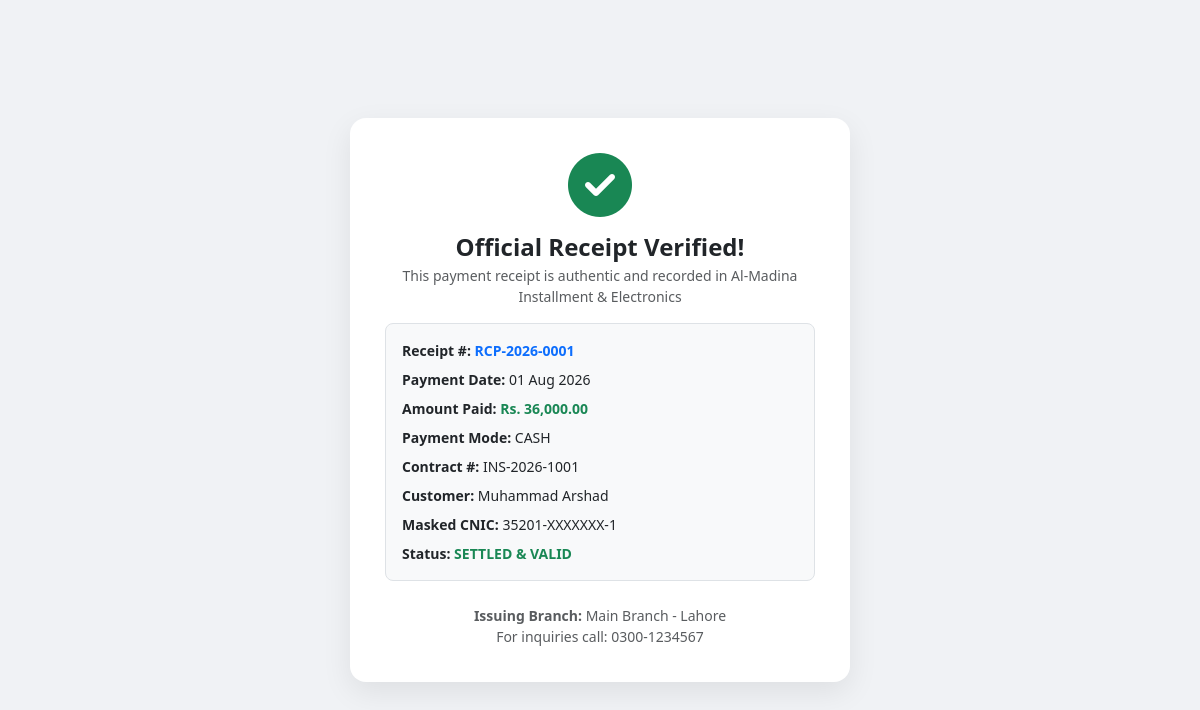
The app's page /verify/receipt.php?rcp=RCP-2026-0001 with its own data.
### tables this page shows
CREATE TABLE IF NOT EXISTS `payments` (
    `id` INT AUTO_INCREMENT PRIMARY KEY,
    `receipt_number` VARCHAR(50) NOT NULL UNIQUE,
    `branch_id` INT NOT NULL,
    `contract_id` INT NOT NULL,
    `customer_id` INT NOT NULL,
    `payment_date` DATE NOT NULL,
    `amount` DECIMAL(12,2) NOT NULL,
    `payment_method` ENUM('cash', 'bank_transfer', 'bank_deposit', 'cheque', 'jazzcash', 'easypaisa', 'other') DEFAULT 'cash',
    `bank_name` VARCHAR(100) NULL,
    `transaction_reference` VARCHAR(100) NULL,
    `collected_by` INT NULL,
    `remarks` TEXT NULL,
    `is_reversed` TINYINT(1) DEFAULT 0,
    `reversal_reason` TEXT NULL,
    `reversed_by` INT NULL,
    `reversed_at` DATETIME NULL,
    `created_at` TIMESTAMP DEFAULT CURRENT_TIMESTAMP,
    FOREIGN KEY (`contract_id`) REFERENCES `installment_contracts`(`id`),
    FOREIGN KEY (`customer_id`) REFERENCES `customers`(`id`),
    INDEX (`payment_date`),
    INDEX (`branch_id`)
);

CREATE TABLE IF NOT EXISTS `installment_contracts` (
    `id` INT AUTO_INCREMENT PRIMARY KEY,
    `contract_number` VARCHAR(50) NOT NULL UNIQUE,
    `branch_id` INT NOT NULL,
    `customer_id` INT NOT NULL,
    `salesperson_id` INT NULL,
    `collection_officer_id` INT NULL,
    `sale_date` DATE NOT NULL,
    `delivery_date` DATE NULL,
    `cash_price_total` DECIMAL(12,2) NOT NULL DEFAULT 0.00,
    `installment_price_total` DECIMAL(12,2) NOT NULL DEFAULT 0.00,
    `discount_amount` DECIMAL(12,2) DEFAULT 0.00,
    `down_payment` DECIMAL(12,2) NOT NULL DEFAULT 0.00,
    `financed_amount` DECIMAL(12,2) NOT NULL DEFAULT 0.00,  
    `total_payable` DECIMAL(12,2) NOT NULL DEFAULT 0.00,    
    `total_paid` DECIMAL(12,2) NOT NULL DEFAULT 0.00,       
    `balance_amount` DECIMAL(12,2) NOT NULL DEFAULT 0.00,   
    `installment_count` INT NOT NULL,
    `frequency` ENUM('daily', 'weekly', 'biweekly', 'monthly', 'quarterly', 'custom') DEFAULT 'monthly',
    `installment_amount` DECIMAL(12,2) NOT NULL DEFAULT 0.00,
    `first_due_date` DATE NOT NULL,
    `final_due_date` DATE NOT NULL,
    `status` ENUM('draft', 'active', 'completed', 'overdue', 'defaulted', 'cancelled', 'settled') DEFAULT 'active',
    `notes` TEXT NULL,
    `terms_agreed` TINYINT(1) DEFAULT 1,
    `created_by` INT NULL,
    `created_at` TIMESTAMP DEFAULT CURRENT_TIMESTAMP,
    `updated_at` TIMESTAMP DEFAULT CURRENT_TIMESTAMP ON UPDATE CURRENT_TIMESTAMP,
    FOREIGN KEY (`customer_id`) REFERENCES `customers`(`id`),
    FOREIGN KEY (`branch_id`) REFERENCES `branches`(`id`)
);

CREATE TABLE IF NOT EXISTS `customers` (
    `id` INT AUTO_INCREMENT PRIMARY KEY,
    `branch_id` INT NOT NULL,
    `customer_code` VARCHAR(30) NOT NULL UNIQUE,
    `full_name` VARCHAR(150) NOT NULL,
    `father_husband_name` VARCHAR(150) NULL,
    `urdu_name` VARCHAR(150) NULL,
    `cnic` VARCHAR(30) NOT NULL,
    `phone` VARCHAR(30) NOT NULL,
    `whatsapp` VARCHAR(30) NULL,
    `alt_phone` VARCHAR(30) NULL,
    `email` VARCHAR(100) NULL,
    `current_address` TEXT NOT NULL,
    `permanent_address` TEXT NULL,
    `city` VARCHAR(100) DEFAULT 'Lahore',
    `occupation` VARCHAR(100) NULL,
    `employer_name` VARCHAR(150) NULL,
    `monthly_income` DECIMAL(12,2) DEFAULT 0.00,
    `credit_limit` DECIMAL(12,2) DEFAULT 200000.00,
    `category` ENUM('new', 'regular', 'premium', 'high_risk', 'defaulter', 'blacklisted') DEFAULT 'new',
    `status` ENUM('active', 'inactive', 'blacklisted') DEFAULT 'active',
    `photo` VARCHAR(255) NULL,
    `cnic_front` VARCHAR(255) NULL,
    `cnic_back` VARCHAR(255) NULL,
    `notes` TEXT NULL,
    `created_by` INT NULL,
    `created_at` TIMESTAMP DEFAULT CURRENT_TIMESTAMP,
    `updated_at` TIMESTAMP DEFAULT CURRENT_TIMESTAMP ON UPDATE CURRENT_TIMESTAMP,
    INDEX (`cnic`),
    INDEX (`phone`),
    INDEX (`branch_id`)
);

CREATE TABLE IF NOT EXISTS `branches` (
    `id` INT AUTO_INCREMENT PRIMARY KEY,
    `branch_code` VARCHAR(20) NOT NULL UNIQUE,
    `name` VARCHAR(150) NOT NULL,
    `urdu_name` VARCHAR(150) NULL,
    `phone` VARCHAR(50) NULL,
    `address` TEXT NULL,
    `city` VARCHAR(100) DEFAULT 'Lahore',
    `is_active` TINYINT(1) DEFAULT 1,
    `created_at` TIMESTAMP DEFAULT CURRENT_TIMESTAMP
);

### config/db.php (called while the page is built, shortened)
<?php
class DB {
    private static ?PDO $instance = null;
    public static function getConnection(): PDO {
        if (self::$instance === null) {
            try {
                $dsn = "mysql:host=" . DB_HOST . ";port=" . DB_PORT . ";dbname=" . DB_NAME . ";charset=utf8mb4";
                self::$instance = new PDO($dsn, DB_USER, DB_PASS, [
                    PDO::ATTR_ERRMODE            => PDO::ERRMODE_EXCEPTION,
                    PDO::ATTR_DEFAULT_FETCH_MODE => PDO::FETCH_ASSOC,
                    PDO::ATTR_EMULATE_PREPARES   => false,
                    PDO::MYSQL_ATTR_INIT_COMMAND => "SET NAMES utf8mb4"
                ]);
            } catch (PDOException $e) {
                die("Database Connection Error: " . htmlspecialchars($e->getMessage()) . "<br>Please ensure MySQL is running on port " . DB_PORT . " and run <a href='" . BASE_URL . "/setup.php'>setup.php</a>");
            }
        }
        return self::$instance;
    }
    public static function query(string $sql, array $params = []): PDOStatement {
        $stmt = self::getConnection()->prepare($sql);
        $stmt->execute($params);
        return $stmt;
    }
    public static function fetch(string $sql, array $params = []): ?array {
        $result = self::query($sql, $params)->fetch();
        return $result ?: null;
    }
}

### config/helpers.php (called while the page is built, shortened)
<?php
function format_currency(float|int|string|null $amount): string {
    $num = (float)($amount ?? 0);
    $curr = is_rtl() ? 'روپے ' : 'Rs. ';
    return $curr . number_format($num, 2);
}
function format_date(?string $date, string $format = 'd M Y'): string {
    $time = strtotime($date);
    return date($format, $time);
}
function get_setting(string $key, string $default = ''): string {
    static $cache = [];
    if (!isset($cache[$key])) {
        try {
            $row = DB::fetch("SELECT setting_value FROM settings WHERE setting_key = ?", [$key]);
            $cache[$key] = $row ? $row['setting_value'] : $default;
        } catch (Exception $e) {
            $cache[$key] = $default;
        }
    }
    return $cache[$key];
}

### config/lang.php (called while the page is built, shortened)
<?php
function current_lang(): string {
    return $_SESSION['app_lang'] ?? 'en';
}
function is_rtl(): bool {
    return current_lang() === 'ur';
}

### verify/receipt.php (the view, shortened to what this page needs)
<?php
$receiptNo = trim($_GET['rcp'] ?? '');
$payment = null;
if (!empty($receiptNo)) {
    $payment = DB::fetch("SELECT p.*,
        c.contract_number, c.balance_amount as contract_balance,
        cust.full_name as customer_name, cust.cnic as customer_cnic,
        b.name as branch_name, b.phone as branch_phone
        FROM payments p
        JOIN installment_contracts c ON p.contract_id = c.id
        JOIN customers cust ON p.customer_id = cust.id
        LEFT JOIN branches b ON p.branch_id = b.id
        WHERE p.receipt_number = ?", [$receiptNo]);
}
?>
<!DOCTYPE html>
<html lang="en">
<head>
    <title>Receipt Verification - <?= htmlspecialchars(get_setting('company_name')) ?></title>
    <link rel="stylesheet" href="https://cdn.jsdelivr.net/npm/bootstrap@5.3.2/dist/css/bootstrap.min.css">
    <link rel="stylesheet" href="https://cdnjs.cloudflare.com/ajax/libs/font-awesome/6.5.1/css/all.min.css">
</head>
<body>
    <div class="verify-card text-center">
        <?php if ($payment): ?>
            <div class="text-success mb-3">
                <i class="fa-solid fa-circle-check fa-4x"></i>
            </div>
            <h4 class="fw-bold mb-1">Official Receipt Verified!</h4>
            <p class="text-muted small">This payment receipt is authentic and recorded in <?= htmlspecialchars(get_setting('company_name')) ?></p>
            <div class="text-start bg-light p-3 rounded-3 mb-4 small border">
                <div class="mb-2"><strong>Receipt #:</strong> <span class="text-primary fw-bold"><?= htmlspecialchars($payment['receipt_number']) ?></span></div>
                <div class="mb-2"><strong>Payment Date:</strong> <?= format_date($payment['payment_date']) ?></div>
                <div class="mb-2"><strong>Amount Paid:</strong> <span class="text-success fw-bold"><?= format_currency($payment['amount']) ?></span></div>
                <div class="mb-2"><strong>Payment Mode:</strong> <span class="text-uppercase"><?= str_replace('_', ' ', $payment['payment_method']) ?></span></div>
                <div class="mb-2"><strong>Contract #:</strong> <?= htmlspecialchars($payment['contract_number']) ?></div>
                <div class="mb-2"><strong>Customer:</strong> <?= htmlspecialchars($payment['customer_name']) ?></div>
                <div class="mb-2"><strong>Masked CNIC:</strong> <?= substr($payment['customer_cnic'], 0, 5) . '-XXXXXXX-' . substr($payment['customer_cnic'], -1) ?></div>
                <div class="mb-0"><strong>Status:</strong> <?= $payment['is_reversed'] ? '<span class="text-danger fw-bold">REVERSED</span>' : '<span class="text-success fw-bold">SETTLED & VALID</span>' ?></div>
            </div>
            <div class="text-muted small">
                <strong>Issuing Branch:</strong> <?= htmlspecialchars($payment['branch_name'] ?? 'Main Branch') ?><br>
                For inquiries call: <?= htmlspecialchars($payment['branch_phone'] ?? get_setting('company_phone')) ?>
            </div>
        <?php endif; ?>
    </div>
</body>
</html>

### verify/receipt.php (style rules this page uses)
body { background: #f0f2f5; font-family: system-ui, -apple-system, sans-serif; display: flex; align-items: center; justify-content: center; min-height: 100vh; padding: 20px; }
.verify-card { background: #ffffff; max-width: 500px; width: 100%; border-radius: 16px; box-shadow: 0 10px 30px rgba(0,0,0,0.08); padding: 35px; }

### records on screen
payments: receipt_number "RCP-2026-0001", payment_date "01 Aug 2026", amount "Rs. 36,000.00", payment_method "CASH", contract.contract_number "INS-2026-1001", customer.full_name "Muhammad Arshad", customer.cnic "35201", customer.cnic "1", branch.name "Main Branch - Lahore", branch.phone "0300-1234567"

### other values on screen
get_setting('company_name') "Al-Madina Installment & Electronics"
